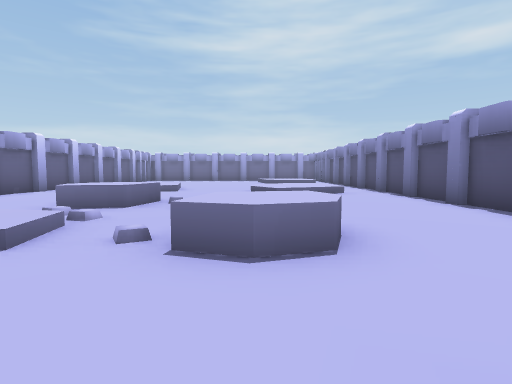
view 1 (above)

15 first-person views from a walk through a scene from a Unity 3-D project. The camera is 0.72 m above the floor, tilts 4° down and sees 80° across. The floor is counted in squares, 1 m on a side. Each view is taken from the middle of a square. On the plan, view 1 faces up. The plan holds only what a view shows up to about 10 squares ahead; the rest is blank.

view 2
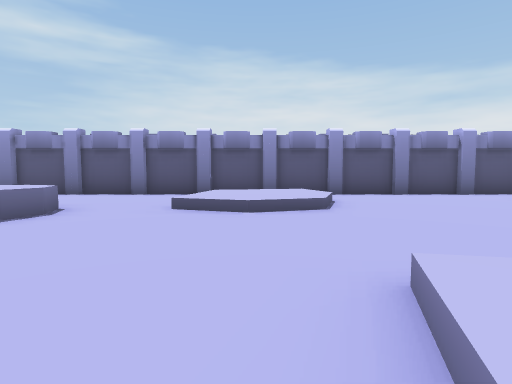

view 3
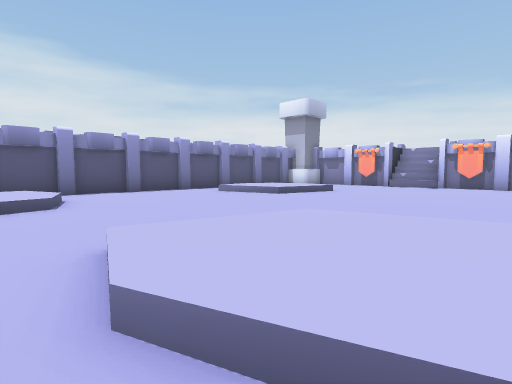

view 4
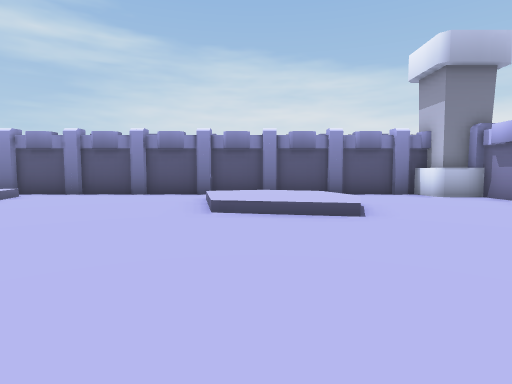

view 5
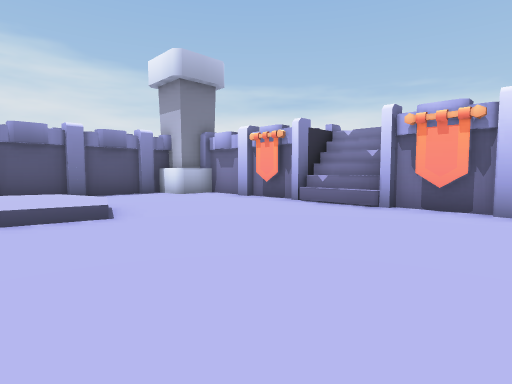

view 6
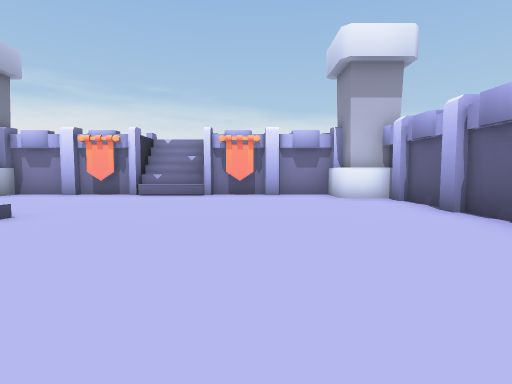

view 7
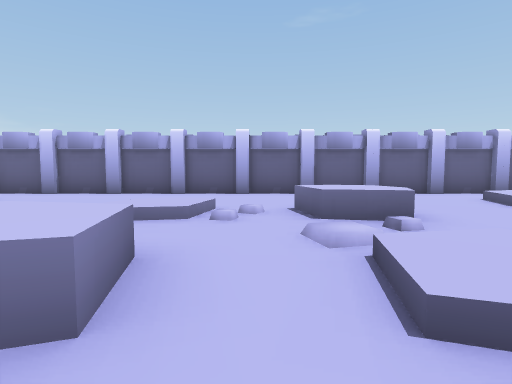

view 8
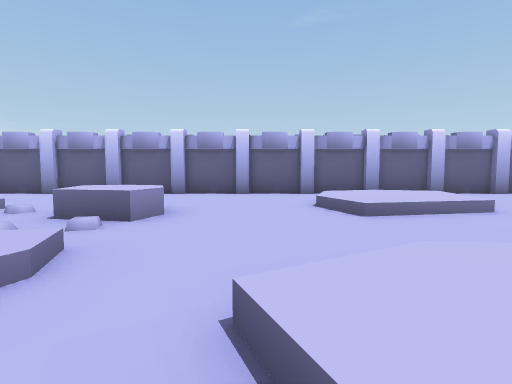

view 9
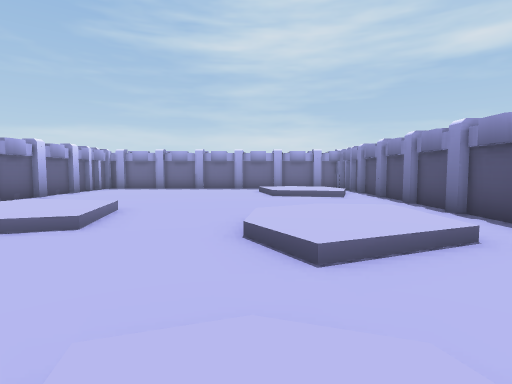

view 10
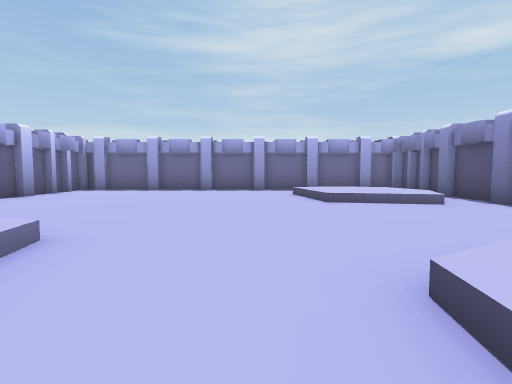

view 11
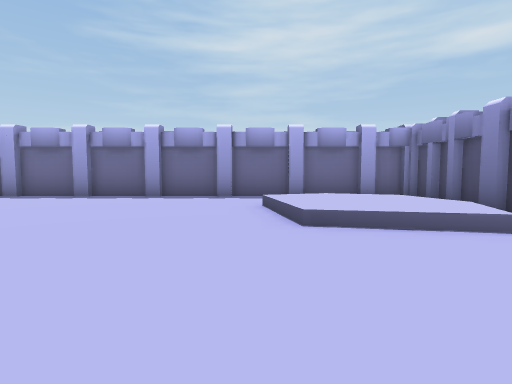

view 12
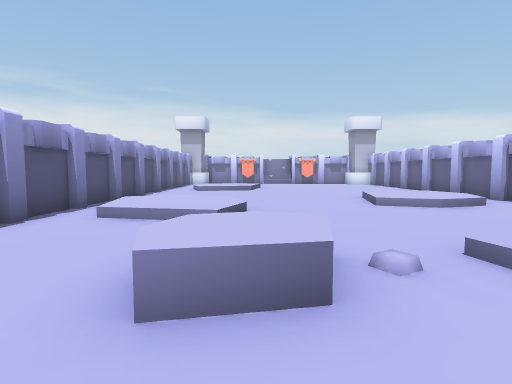

view 13
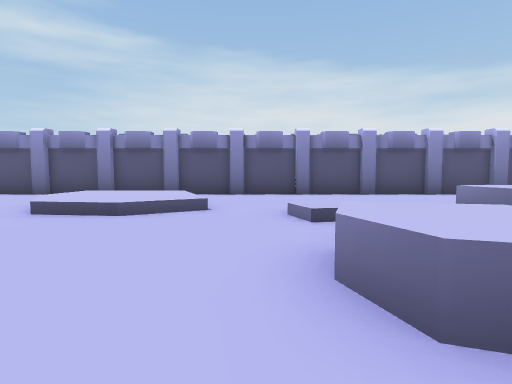

view 14
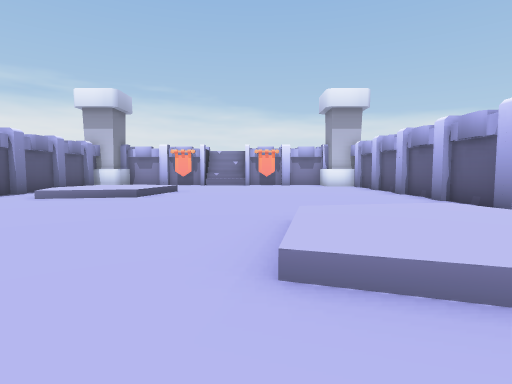

view 15
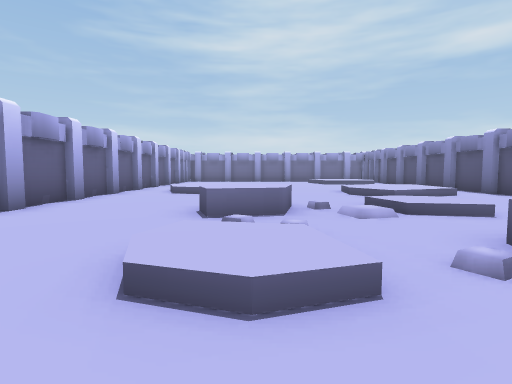

### Floor plan
Key: @ floor where view 1 was taken; # wall or solid block; . main floor; : floor 0.2 m higher than the main floor; / step, stairs or slope; ^ raised ledge; O other object.
Columns run from 8 left of view 1 to 5 right of it. Each row starts with its distance up from view 1.
 22  ############
 21  ........    #
 20 #.........^ ##
 19 #.......^^^^##
 18 #........^^^##
 17 #........^^^##
 16 #............#
 15 #............#
 14 #  ..........#
 13 #.^^^^......##
 12 #.^^^^..^^^^##
 11 #.^^^^..^^^^#
 10 #...^...^^^^##
  9 #........^..##
  8 #............#
  7 #...OOO.:/...#
  6 #...OO.///...#
  5 #..../.......#
  4 #...//..OO...#
  3 #.../:.OOO...#
  2 #............#
  1 #...........##
  0 #.......@^^^##
 -1 #.......^^^^#
 -2 #.^^^^...^^^##
 -3 #.^^^.....^.##
 -4 # ^^^........#
 -5 # ^..........#
 -6 #............#
 -7 #............#
 -8 #........^^..#
 -9 #.......^^^^##
-10 #.......^^^^##
-11 #.......^^^.##
-12 #............#
-13 #............#
-14 #OO.........O#
-15 OO##O#^^#O##OO
-16       ###

Positions as (right, up) in squares from view 1, and headings:
1: (0, 0), facing up
2: (-5, -1), facing right
3: (-6, -1), facing down-right
4: (-5, -9), facing right
5: (-5, -9), facing down-right
6: (-4, -6), facing down
7: (2, 5), facing left
8: (2, 9), facing left
9: (0, 6), facing up
10: (-1, 10), facing up
11: (0, 13), facing up
12: (0, 6), facing down
13: (-5, 8), facing right
14: (-3, 0), facing down
15: (-3, 1), facing up
